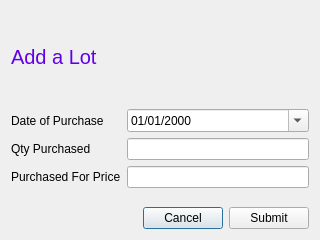
<?xml version="1.0" encoding="UTF-8"?>
<ui version="4.0">
 <class>BuyDialog</class>
 <widget class="QDialog" name="BuyDialog">
  <property name="geometry">
   <rect>
    <x>0</x>
    <y>0</y>
    <width>320</width>
    <height>240</height>
   </rect>
  </property>
  <property name="sizePolicy">
   <sizepolicy hsizetype="Fixed" vsizetype="Fixed">
    <horstretch>0</horstretch>
    <verstretch>0</verstretch>
   </sizepolicy>
  </property>
  <property name="windowTitle">
   <string>Dialog</string>
  </property>
  <layout class="QVBoxLayout" name="verticalLayout">
   <item>
    <widget class="QLabel" name="label">
     <property name="font">
      <font>
       <pointsize>15</pointsize>
      </font>
     </property>
     <property name="styleSheet">
      <string notr="true">color:#6000e6</string>
     </property>
     <property name="text">
      <string>Add a Lot</string>
     </property>
    </widget>
   </item>
   <item>
    <layout class="QFormLayout" name="formLayout">
     <item row="1" column="0">
      <widget class="QLabel" name="label_2">
       <property name="text">
        <string>Date of Purchase</string>
       </property>
      </widget>
     </item>
     <item row="1" column="1">
      <widget class="QDateEdit" name="in_date">
       <property name="displayFormat">
        <string>dd/MM/yyyy</string>
       </property>
       <property name="calendarPopup">
        <bool>true</bool>
       </property>
      </widget>
     </item>
     <item row="2" column="0">
      <widget class="QLabel" name="label_3">
       <property name="text">
        <string>Qty Purchased</string>
       </property>
      </widget>
     </item>
     <item row="2" column="1">
      <widget class="QtMaterialTextField" name="in_qty"/>
     </item>
     <item row="3" column="0">
      <widget class="QLabel" name="label_4">
       <property name="text">
        <string>Purchased For Price</string>
       </property>
      </widget>
     </item>
     <item row="3" column="1">
      <widget class="QtMaterialTextField" name="in_price"/>
     </item>
    </layout>
   </item>
   <item>
    <layout class="QHBoxLayout" name="horizontalLayout">
     <item>
      <spacer name="horizontalSpacer">
       <property name="orientation">
        <enum>Qt::Horizontal</enum>
       </property>
       <property name="sizeHint" stdset="0">
        <size>
         <width>40</width>
         <height>20</height>
        </size>
       </property>
      </spacer>
     </item>
     <item>
      <widget class="QtMaterialFlatButton" name="bu_cancel">
       <property name="text">
        <string>Cancel</string>
       </property>
      </widget>
     </item>
     <item>
      <widget class="QtMaterialFlatButton" name="bu_ok">
       <property name="text">
        <string>Submit</string>
       </property>
      </widget>
     </item>
    </layout>
   </item>
  </layout>
 </widget>
 <customwidgets>
  <customwidget>
   <class>QtMaterialFlatButton</class>
   <extends>QPushButton</extends>
   <header>qtmaterialflatbutton.h</header>
  </customwidget>
  <customwidget>
   <class>QtMaterialTextField</class>
   <extends>QLineEdit</extends>
   <header>qtmaterialtextfield.h</header>
  </customwidget>
 </customwidgets>
 <resources/>
 <connections/>
</ui>
